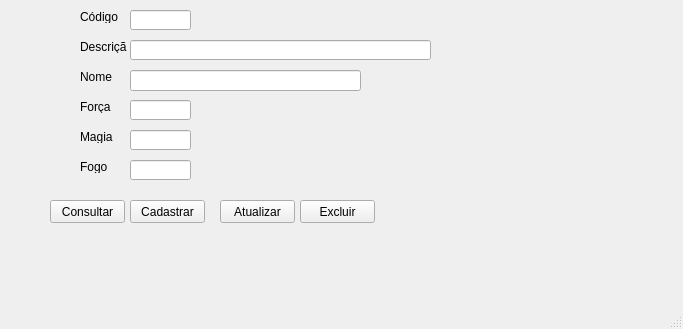
<?xml version="1.0" encoding="UTF-8"?>
<ui version="4.0">
 <class>MainWindow</class>
 <widget class="QMainWindow" name="MainWindow">
  <property name="geometry">
   <rect>
    <x>0</x>
    <y>0</y>
    <width>683</width>
    <height>329</height>
   </rect>
  </property>
  <property name="windowTitle">
   <string>MainWindow</string>
  </property>
  <widget class="QWidget" name="centralwidget">
   <widget class="QLabel" name="label">
    <property name="geometry">
     <rect>
      <x>80</x>
      <y>10</y>
      <width>47</width>
      <height>13</height>
     </rect>
    </property>
    <property name="text">
     <string>Código</string>
    </property>
   </widget>
   <widget class="QLabel" name="label_2">
    <property name="geometry">
     <rect>
      <x>80</x>
      <y>40</y>
      <width>47</width>
      <height>13</height>
     </rect>
    </property>
    <property name="text">
     <string>Descrição</string>
    </property>
   </widget>
   <widget class="QLabel" name="label_3">
    <property name="geometry">
     <rect>
      <x>80</x>
      <y>70</y>
      <width>47</width>
      <height>13</height>
     </rect>
    </property>
    <property name="text">
     <string>Nome</string>
    </property>
   </widget>
   <widget class="QLabel" name="label_4">
    <property name="geometry">
     <rect>
      <x>80</x>
      <y>100</y>
      <width>47</width>
      <height>13</height>
     </rect>
    </property>
    <property name="text">
     <string>Força</string>
    </property>
   </widget>
   <widget class="QLineEdit" name="editId">
    <property name="geometry">
     <rect>
      <x>130</x>
      <y>10</y>
      <width>61</width>
      <height>20</height>
     </rect>
    </property>
   </widget>
   <widget class="QLineEdit" name="editDescricao">
    <property name="geometry">
     <rect>
      <x>130</x>
      <y>40</y>
      <width>301</width>
      <height>20</height>
     </rect>
    </property>
   </widget>
   <widget class="QLineEdit" name="editNome">
    <property name="geometry">
     <rect>
      <x>130</x>
      <y>70</y>
      <width>231</width>
      <height>21</height>
     </rect>
    </property>
   </widget>
   <widget class="QLineEdit" name="editForca">
    <property name="geometry">
     <rect>
      <x>130</x>
      <y>100</y>
      <width>61</width>
      <height>20</height>
     </rect>
    </property>
   </widget>
   <widget class="QPushButton" name="btnCadastrar">
    <property name="geometry">
     <rect>
      <x>130</x>
      <y>200</y>
      <width>75</width>
      <height>23</height>
     </rect>
    </property>
    <property name="text">
     <string>Cadastrar</string>
    </property>
   </widget>
   <widget class="QPushButton" name="btnAtualizar">
    <property name="geometry">
     <rect>
      <x>220</x>
      <y>200</y>
      <width>75</width>
      <height>23</height>
     </rect>
    </property>
    <property name="text">
     <string>Atualizar</string>
    </property>
   </widget>
   <widget class="QPushButton" name="btnExcluir">
    <property name="geometry">
     <rect>
      <x>300</x>
      <y>200</y>
      <width>75</width>
      <height>23</height>
     </rect>
    </property>
    <property name="text">
     <string>Excluir</string>
    </property>
   </widget>
   <widget class="QPushButton" name="btnConsultar">
    <property name="geometry">
     <rect>
      <x>50</x>
      <y>200</y>
      <width>75</width>
      <height>23</height>
     </rect>
    </property>
    <property name="text">
     <string>Consultar</string>
    </property>
   </widget>
   <widget class="QLineEdit" name="editMagia">
    <property name="geometry">
     <rect>
      <x>130</x>
      <y>130</y>
      <width>61</width>
      <height>20</height>
     </rect>
    </property>
    <property name="text">
     <string/>
    </property>
   </widget>
   <widget class="QLabel" name="label_5">
    <property name="geometry">
     <rect>
      <x>80</x>
      <y>130</y>
      <width>47</width>
      <height>13</height>
     </rect>
    </property>
    <property name="text">
     <string>Magia</string>
    </property>
   </widget>
   <widget class="QLineEdit" name="editFogo">
    <property name="geometry">
     <rect>
      <x>130</x>
      <y>160</y>
      <width>61</width>
      <height>20</height>
     </rect>
    </property>
    <property name="text">
     <string/>
    </property>
   </widget>
   <widget class="QLabel" name="label_6">
    <property name="geometry">
     <rect>
      <x>80</x>
      <y>160</y>
      <width>47</width>
      <height>13</height>
     </rect>
    </property>
    <property name="text">
     <string>Fogo</string>
    </property>
   </widget>
  </widget>
  <widget class="QMenuBar" name="menubar">
   <property name="geometry">
    <rect>
     <x>0</x>
     <y>0</y>
     <width>683</width>
     <height>21</height>
    </rect>
   </property>
  </widget>
  <widget class="QStatusBar" name="statusbar"/>
 </widget>
 <resources/>
 <connections/>
</ui>
